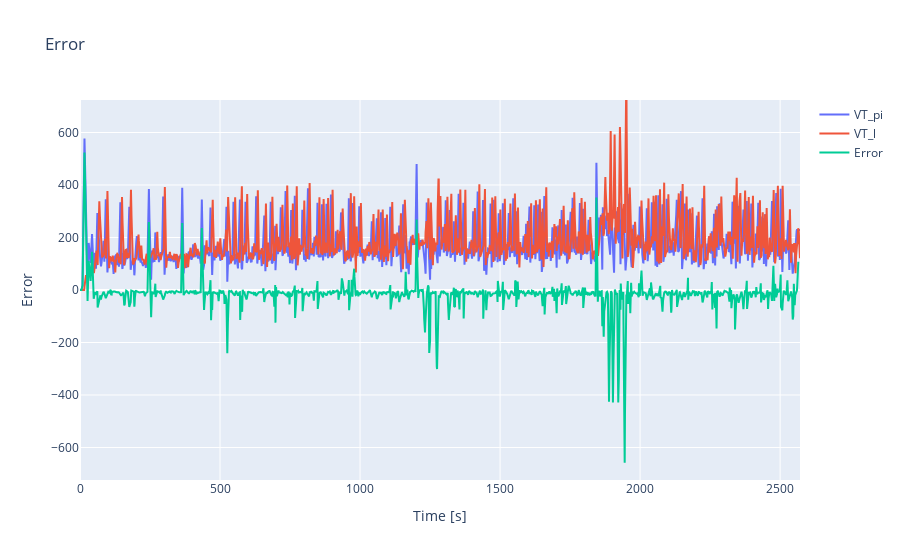

The cell this chart's notebook holds for it:
### Code cell
# Plot the error
plot_dict2 = {
    "VT_pi": (VT_sec_int, "index", "VT_pi"),
    "VT_l_shift": (VT_sec_int, "index", "VT_l_shift"),
    "Error" : (VT_sec_int, "index", "error")
}
fig = pl.plot_df_columns(plot_dict2, plottitle = "Error", xtitle="Time [s]", ytitle= "Error", show = False, renderer = "jupyterlab")
max_error = max(VT_sec_int["error"].max(), abs(VT_sec_int["error"].min()))
fig.update_yaxes(range=[-max_error*1.1, max_error*1.1])
# Color the figs traces such that if the error is negative its blue and positive it is red

### Figure 1 — Plotly figure (JSON) as saved in the notebook; plotly's stock layout.template omitted (floating-point values rounded to 4 significant figures; data arrays with more than 128 entries replaced by an {"elided": "..."} marker saying what was removed)
{"data": [{"name": "VT_pi", "x": {"elided": "2572 int values"}, "y": {"elided": "2572 float values"}, "type": "scatter"}, {"name": "VT_l", "x": {"elided": "2572 int values"}, "y": {"elided": "2572 float values"}, "type": "scatter"}, {"name": "Error", "x": {"elided": "2572 int values"}, "y": {"elided": "2572 float values"}, "type": "scatter"}], "layout": {"title": {"text": "Error"}, "xaxis": {"title": {"text": "Time [s]"}}, "yaxis": {"title": {"text": "Error"}, "range": [-723.9, 723.9]}}}
